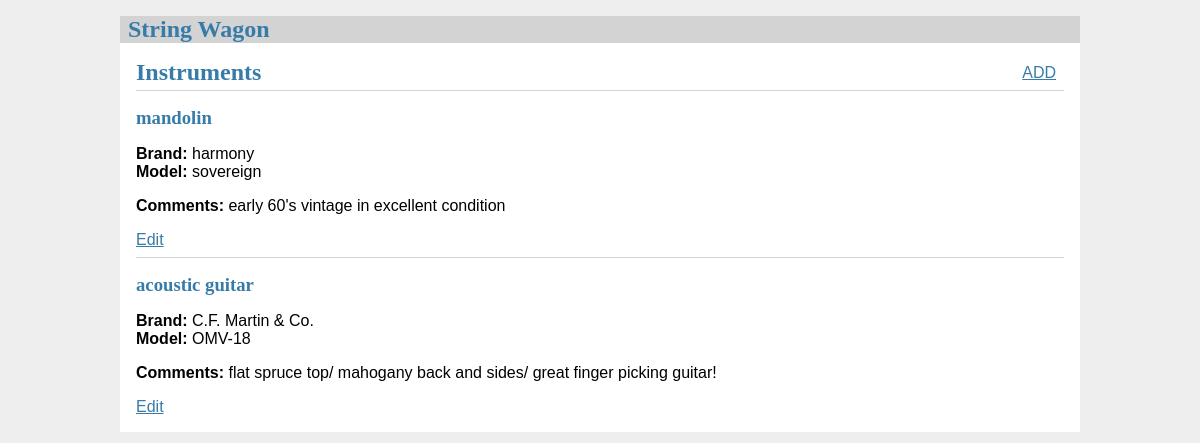
Before: / with the older database file.
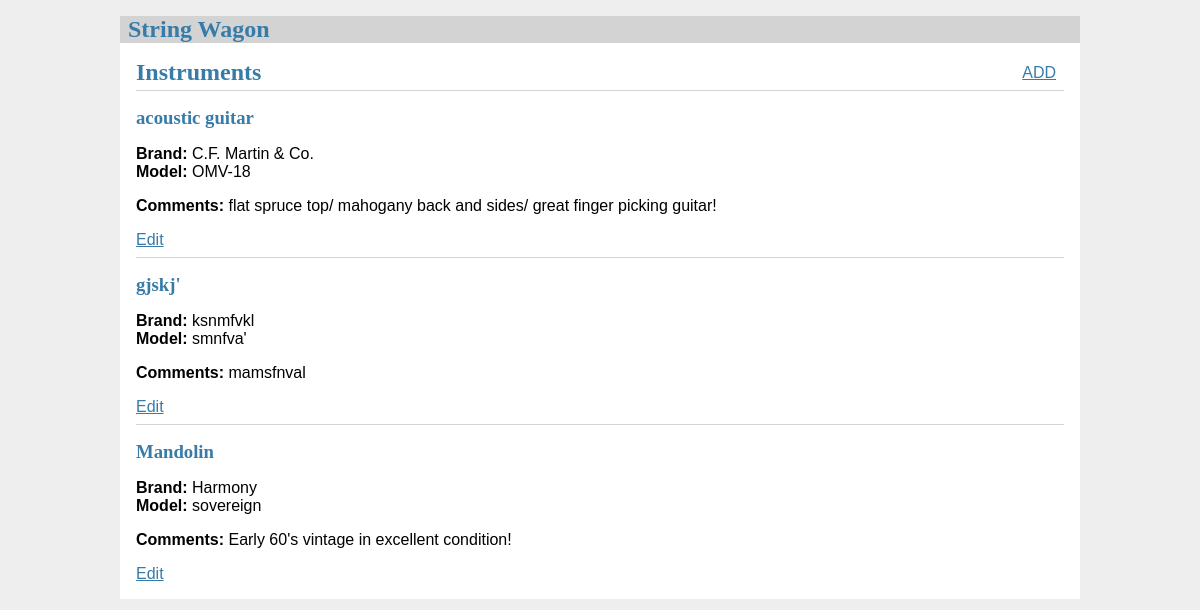
After: the same page with the newer database file.
### tables this page shows
CREATE TABLE instrument (
  id INTEGER PRIMARY KEY AUTOINCREMENT,
  brand TEXT NOT NULL,
  model TEXT NOT NULL,
  typeOfInstrument TEXT NOT NULL,
  comments TEXT NOT NULL
);

### stringWagon/index.py (the view)
@bp.route('/')
def index():
    db = get_db()
    instruments = db.execute(
        'SELECT * '
        ' FROM instrument '
    ).fetchall()
    return render_template('instrument.html', instruments=instruments)

### stringWagon/db.py (called while the page is built)
def get_db():
    if 'db' not in g:
        g.db = sqlite3.connect(
            current_app.config['DATABASE'],
            detect_types=sqlite3.PARSE_DECLTYPES
        )
        g.db.row_factory = sqlite3.Row
    return g.db

### stringWagon/templates/instrument.html
{% extends 'base.html' %}
{% block header %}
  <h1>{% block title %}Instruments{% endblock %}</h1>
    <a class="action" href="/add">ADD</a>
{% endblock %}
{% block content %}
  {% for instrument in instruments %}
    <article class="instrument">
      <header>
        <div>
          <h1>{{ instrument['typeOfInstrument'] }}</h1>
          <div class="about"><b>Brand:</b> {{ instrument['brand'] }}</div>
		  <div class="about"><b>Model:</b> {{ instrument['model'] }}</div>
        </div>
      </header>
	  {% if instrument.comments %}
      <p class="body"><b>Comments: </b> {{ instrument['comments'] }}</p>
	  {% endif %}
	  <a class="action" href="{{ url_for('index.update', id=instrument['id']) }}">Edit</a>
    </article>
    {% if not loop.last %}
      <hr>
    {% endif %}
  {% endfor %}
{% endblock %}

### stringWagon/templates/base.html (shortened to what this page needs)
<!doctype html>
<link rel="stylesheet" href="static/style.css">
<nav>
  <h1>String Wagon</h1>
</nav>
<section class="content">
  <header>
    {% block header %}{% endblock %}
  </header>
  {% block content %}{% endblock %}
</section>

### stringWagon/static/style.css (style rules this page uses)
h1 { font-family: serif; color: #377ba8; margin: 1rem 0; }
a { color: #377ba8; }
hr { border: none; border-top: 1px solid lightgray; }
nav { background: lightgray; display: flex; align-items: center; padding: 0 0.5rem; }
nav h1 { flex: auto; margin: 0; }
nav ul li a, nav ul li span, header .action { display: block; padding: 0.5rem; }
.content { padding: 0 1rem 1rem; }
.content > header { border-bottom: 1px solid lightgray; display: flex; align-items: flex-end; }
.content > header h1 { flex: auto; margin: 1rem 0 0.25rem 0; }
.content:last-child { margin-bottom: 0; }

Changed rows visible on the page:
removed instrument: typeOfInstrument "mandolin", brand "harmony", model "sovereign", comments "early 60's vintage in excellent condition"
added instrument: typeOfInstrument "gjskj'", brand "ksnmfvkl", model "smnfva'", comments "mamsfnval"
added instrument: typeOfInstrument "Mandolin", brand "Harmony", model "sovereign", comments "Early 60's vintage in excellent condition!"
